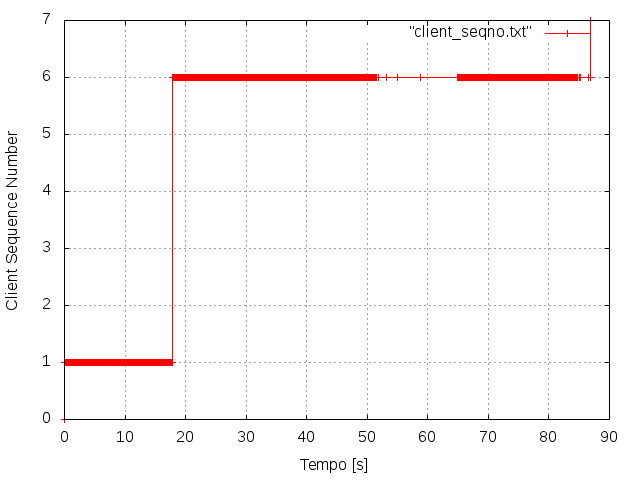

This figure's gnuplot source:
set xlabel "Tempo [s]"
set ylabel "Client Sequence Number"
set grid
set terminal png
set output "client_seqno.png"
plot "client_seqno.txt" with linespoint
